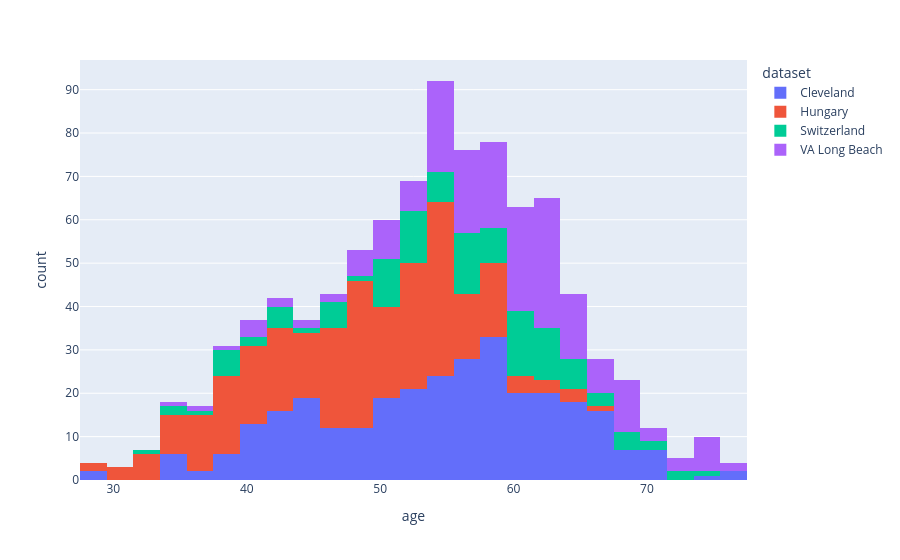

Notebook code cell kept with this figure:
### Code cell
# make a plot of age column grouped by age column
fig = px.histogram(df, x="age", color="dataset")
fig.show()

# print the mean median and mode of age column grouped by dataset column
print(f"Mean of data set:{df.groupby('dataset')['age'].mean()}")
print("--------------------------------")
print(f"Median of data set:{df.groupby('dataset')['age'].median()}")
print("--------------------------------")
print(f"Mode of data set:{df.groupby('dataset')['age'].agg(pd.Series.mode)}")
print("--------------------------------")

### Figure 1 — Plotly figure (JSON) as saved in the notebook; plotly's stock layout.template omitted (floating-point values rounded to 4 significant figures; data arrays with more than 128 entries replaced by an {"elided": "..."} marker saying what was removed)
{"data": [{"bingroup": "x", "hovertemplate": "dataset=Cleveland<br>age=%{x}<br>count=%{y}<extra></extra>", "legendgroup": "Cleveland", "marker": {"color": "#636efa", "pattern": {"shape": ""}}, "name": "Cleveland", "orientation": "v", "showlegend": true, "type": "histogram", "x": {"elided": "304 int values"}, "xaxis": "x", "yaxis": "y"}, {"bingroup": "x", "hovertemplate": "dataset=Hungary<br>age=%{x}<br>count=%{y}<extra></extra>", "legendgroup": "Hungary", "marker": {"color": "#EF553B", "pattern": {"shape": ""}}, "name": "Hungary", "orientation": "v", "showlegend": true, "type": "histogram", "x": {"elided": "293 int values"}, "xaxis": "x", "yaxis": "y"}, {"bingroup": "x", "hovertemplate": "dataset=Switzerland<br>age=%{x}<br>count=%{y}<extra></extra>", "legendgroup": "Switzerland", "marker": {"color": "#00cc96", "pattern": {"shape": ""}}, "name": "Switzerland", "orientation": "v", "showlegend": true, "type": "histogram", "x": [32, 34, 35, 36, 38, 38, 38, 38, 38, 38, 40, 41, 42, 42, 43, 43, 43, 45, 46, 46, 47, 47, 47, 47, 48, 50, 50, 50, 50, 51, 51, 51, 51, 51, 51, 51, 52, 52, 52, 52, 53, 53, 53, 53, 53, 53, 53, 53, 54, 54, 54, 55, 55, 55, 55, 56, 56, 56, 56, 56, 56, 56, 56, 57, 57, 57, 57, 57, 57, 58, 58, 58, 59, 59, 59, 59, 59, 60, 60, 60, 60, 60, 60, 61, 61, 61, 61, 61, 61, 61, 61, 61, 62, 62, 62, 62, 62, 62, 62, 63, 63, 63, 63, 63, 64, 64, 64, 65, 65, 65, 65, 66, 66, 67, 68, 68, 69, 69, 70, 70, 72, 73, 74], "xaxis": "x", "yaxis": "y"}, {"bingroup": "x", "hovertemplate": "dataset=VA Long Beach<br>age=%{x}<br>count=%{y}<extra></extra>", "legendgroup": "VA Long Beach", "marker": {"color": "#ab63fa", "pattern": {"shape": ""}}, "name": "VA Long Beach", "orientation": "v", "showlegend": true, "type": "histogram", "x": {"elided": "200 int values"}, "xaxis": "x", "yaxis": "y"}], "layout": {"barmode": "relative", "legend": {"title": {"text": "dataset"}, "tracegroupgap": 0}, "margin": {"t": 60}, "xaxis": {"anchor": "y", "domain": [0, 1], "title": {"text": "age"}}, "yaxis": {"anchor": "x", "domain": [0, 1], "title": {"text": "count"}}}}
